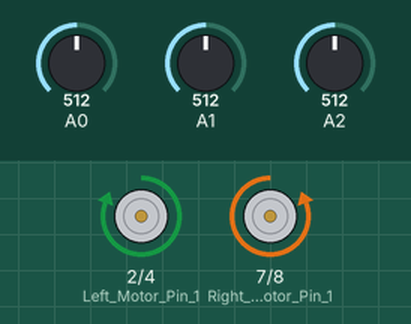
Simulated run of this sketch. Board: Arduino Uno, built with avr-gcc and run on an emulated ATmega328P. Parts: motor-driver pin pairs drawn as motors (green arrow = first pin HIGH = forward, orange = second pin HIGH = backward, longer = more drive). The inputs (shaded band) are chosen by the test bench; at power-on: A0 = 512, A2 = 512, A1 = 512.

Above: at 1.2 s.
1.3 s: A0 set to 689
2.8 s: A0 set to 714
At 3.3 s:
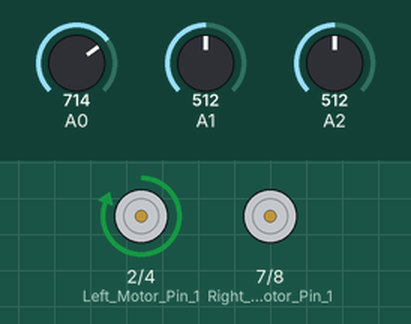
4.3 s: A0 set to 690
At 5.5 s:
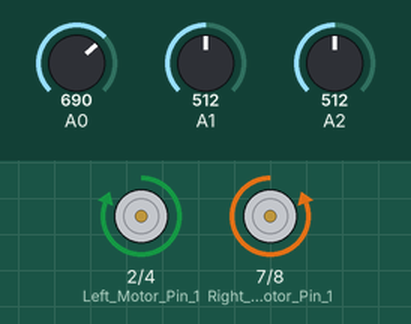
5.8 s: A2 set to 693
7.3 s: A2 set to 713
At 7.9 s:
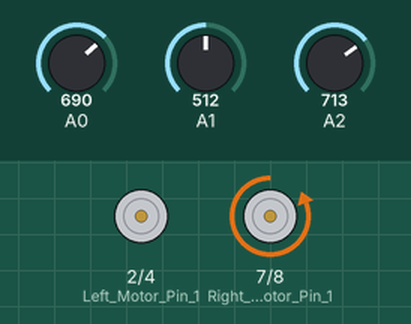
8.8 s: A2 set to 690
At 9.1 s:
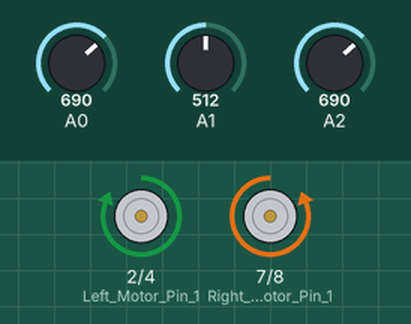
Timing chart, 0 to 11.3 s (numbered marks = the images above; inputs shaded):
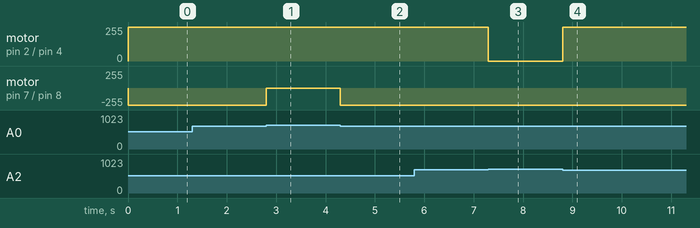

The sketch:

chk2k15.ino
```cpp
int lPin1 = 2;
int lPin2 = 4;
int rPin1 = 7;
int rPin2 = 8;
//int pwm1=9;
//int pwm2=10;
long sensors[] = {0, 0, 0};
void setup()
{

 pinMode(2,OUTPUT); //Left Motor Pin 1
 pinMode(4,OUTPUT); //Left Motor Pin 2
 pinMode(7,OUTPUT); //Right Motor Pin 1
 pinMode(8,OUTPUT);  //Right Motor Pin 2
 Serial.begin(9600); //Enable Serial Communications

}

void loop()
{
  sensors_read();
  follow();

}

void sensors_read()
{
for (int i = 0; i < 3; i++)
  sensors[i] = analogRead(i);
}

void forward()
{
      digitalWrite(2,HIGH);
      digitalWrite(4,LOW);
      digitalWrite(7,LOW);
      digitalWrite(8,HIGH);

}

void left()
{
      digitalWrite(2,LOW);
      digitalWrite(4,LOW);
      digitalWrite(7,LOW);
      digitalWrite(8,HIGH);
}

void right()
{
      digitalWrite(2,HIGH);
      digitalWrite(4,LOW);
      digitalWrite(7,LOW);
      digitalWrite(8,LOW);
}
void halt()
{
    digitalWrite(2,HIGH);
    digitalWrite(4,LOW);
    digitalWrite(7,LOW);
    digitalWrite(8,LOW);
}

void reverse()
{
      digitalWrite(2,LOW);
      digitalWrite(4,HIGH);
      digitalWrite(7,HIGH);
      digitalWrite(8,LOW);
}

void follow()
{

  if((sensors[0]<700)&&(sensors[1]>700)&&(sensors[2]<700))
    {
      forward();
    }

    else if((sensors[0]>700)&&(sensors[1]<700)&&(sensors[2]<700))
    {
         right();
   }

    else if((sensors[0]<700)&&(sensors[1]<700)&&(sensors[2]>700))
    {
      left();
    }

    /*else if((sensors[0]>700)&&(sensors[1]>700)&&(sensors[2]<700))
    {
         right();
         delay(1000);
   }*/
    /*else if((sensors[0]<700)&&(sensors[1]<700)&&(sensors[2]<700))
    {
      forward();

      if((sensors[0]>700)&&(sensors[1]<700)&&(sensors[2]>700))
        {follow();}
      reverse();
      follow();

     }*/
   /*else if((sensors[0]>700)&&(sensors[1]>700)&&(sensors[2]>700))
     reverse();*/
    else
     forward();
}
```

Measured:
- the behaviour switches between 700 and 701 on A0 (found by bisection; images 0 and 1)
- the behaviour switches between 700 and 701 on A2 (found by bisection; images 2 and 3)
- after the input at 1.3 s, every drawn part: stays the same
- after the input at 2.8 s, motor on pin 7 (Right_Motor_Pin_1) / pin 8 (Right_Motor_Pin_2): backward 255/255 → stopped at once
- after the input at 4.3 s, motor on pin 7 (Right_Motor_Pin_1) / pin 8 (Right_Motor_Pin_2): stopped → backward 255/255 at once
- after the input at 5.8 s, every drawn part: stays the same
- after the input at 7.3 s, motor on pin 2 (Left_Motor_Pin_1) / pin 4 (Left_Motor_Pin_2): forward 255/255 → stopped at once
- after the input at 8.8 s, motor on pin 2 (Left_Motor_Pin_1) / pin 4 (Left_Motor_Pin_2): stopped → forward 255/255 at once
